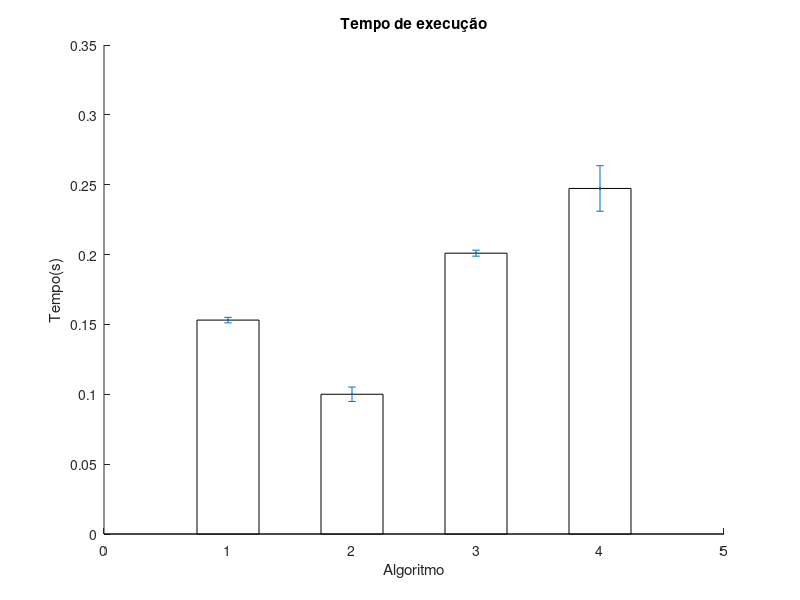

MATLAB code for this plot:
media = [0.1531049, 0.1000248, 0.2010095, 0.2473311]; 
desvio = [1.9691e-3, 5.14103e-3, 2.1455e-3, 0.0162869];  
figure
hold on
title('Tempo de execução')
xlabel('Algoritmo')
ylabel('Tempo(s)')
bar(media, 0.5, 'w')
errorbar(media,desvio, '.')